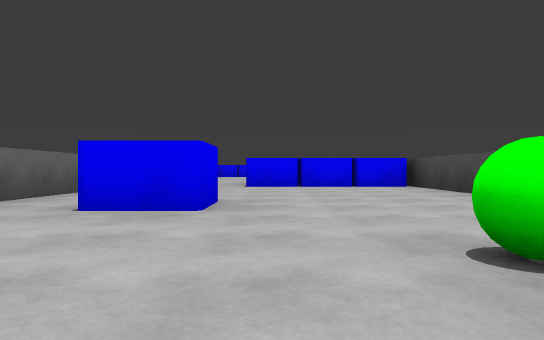
[1] (above)

16 first-person views from a walk through a scene from a Unity 3-D project. The camera is 0.29 m above the floor, looks level and sees 70° across. The floor is counted in squares, 1 m on a side. Each view is taken from the middle of a square. On the plan, view 1 faces up. The plan holds only what a view shows up to about 9 squares ahead; the rest is blank. The place goes on beyond the plan. The player character is not drawn. Surface patterns are stand-ins for the level's own textures.

[2]
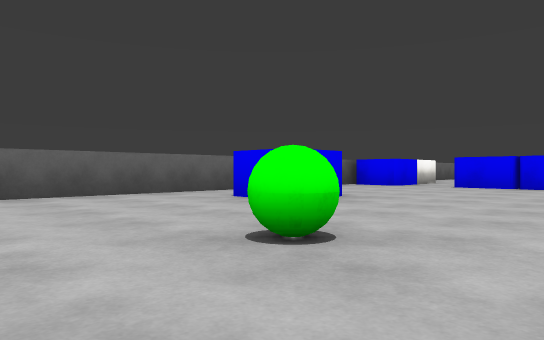

[3]
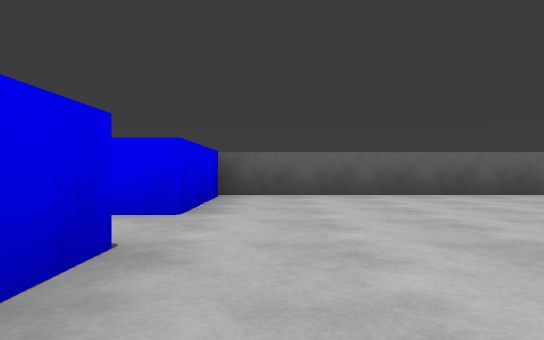

[4]
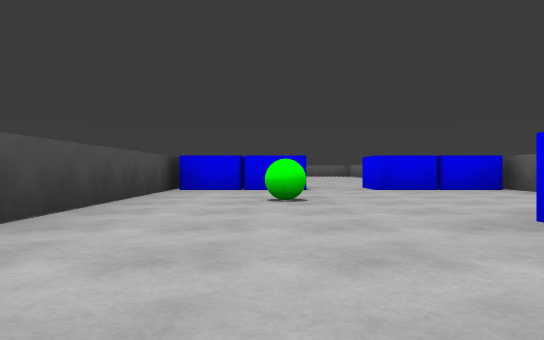

[5]
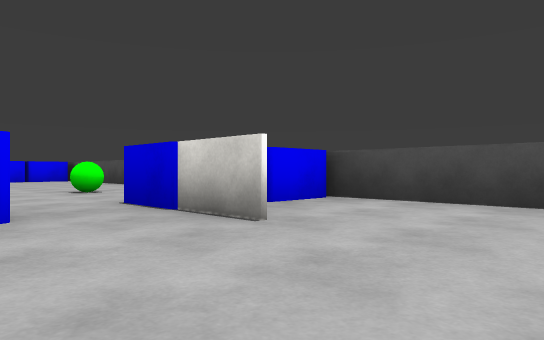

[6]
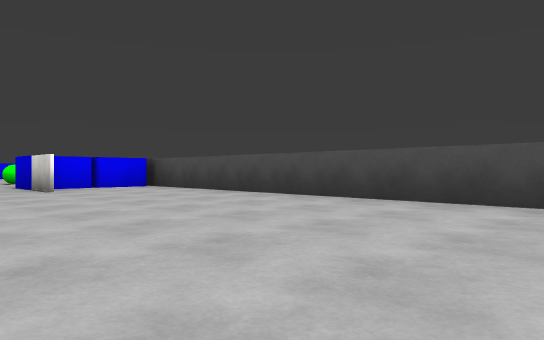

[7]
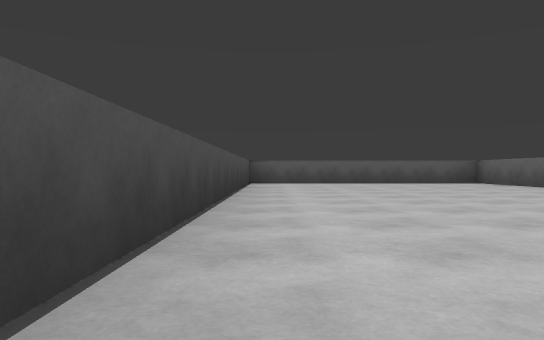

[8]
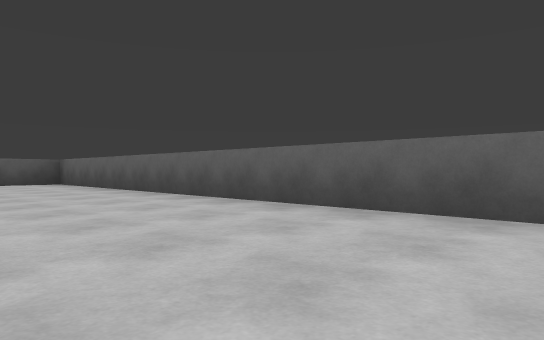

[9]
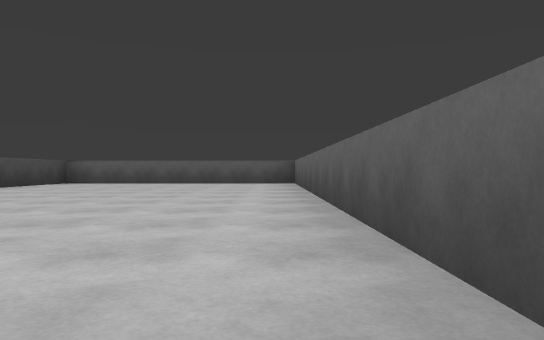

[10]
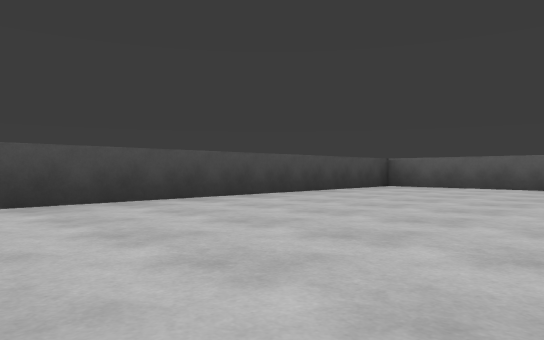

[11]
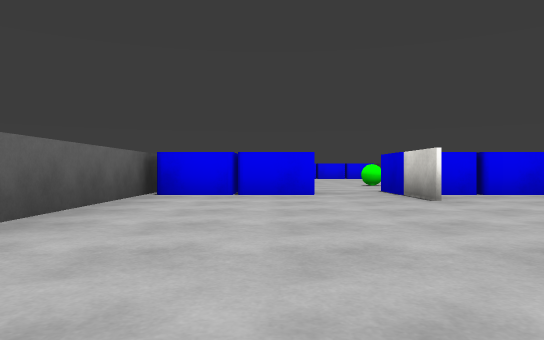

[12]
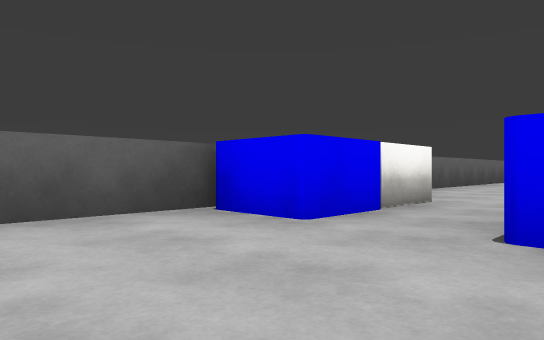

[13]
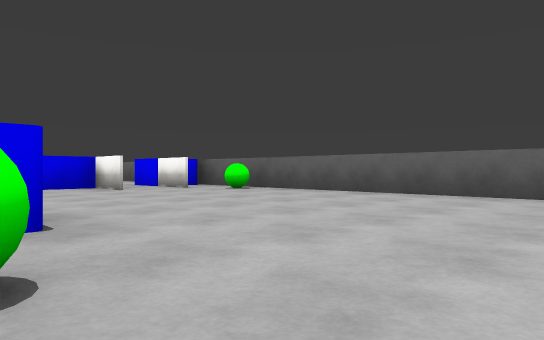

[14]
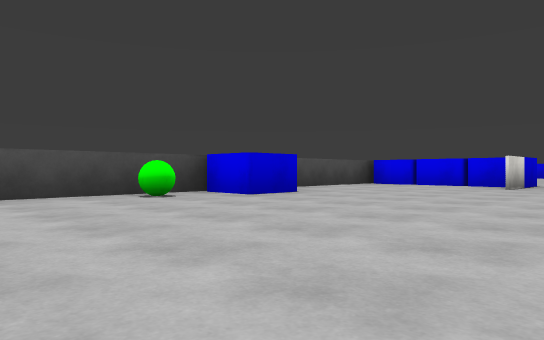

[15]
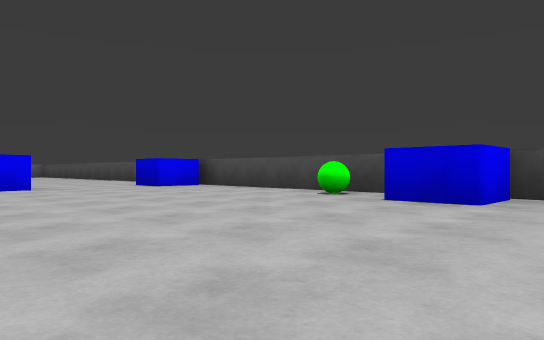

[16]
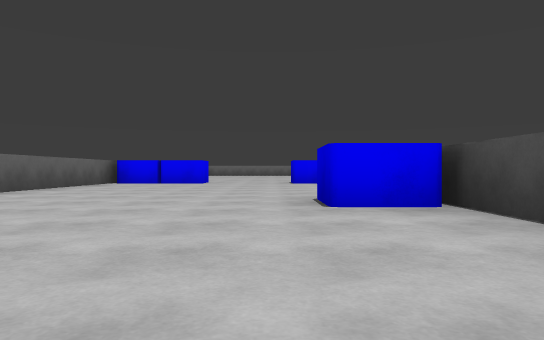

### Floor plan
Points are (right, up) in squares from view 1. A wall is a line through its corners. A room is listed if a view was taken in it or the views show most of it. See-through windows are left out.
Room 1 (views 1, 2, 3, 4, 12)
walls: (-0.5, 3.6) (-0.5, 2.8) (-1.4, 2.8); (-1.4, 6.7) (-2.4, 6.7); (-2.5, 6.5) (-2.5, -1); (-2.4, -0.6) (-0.5, -0.6) (-0.5, -1.5); (2.4, 6.7) (-0.4, 6.7); (0.5, -1.5) (0.5, -0.6) (2.4, -0.6); (2.5, -1) (2.5, 7)
ways out: opening at (0, -1) to room 2; opening at (-1, 7.5) to room 3
objects: ball (1, 1)
Room 2 (views 5, 6, 7, 8, 9, 10, 11)
walls: (0.5, -2.4) (0.5, -1.5); (-0.5, -1.5) (-2.4, -1.5); (2.4, -1.5) (0.8, -1.5); (-2.5, -1) (-2.5, -12.5) (2.5, -12.5) (2.5, -1)
ways out: opening at (0, -1) to room 1
Room 3 (views 13, 14, 15, 16)
walls: (2.4, 11) (1.5, 11) (1.5, 11.9) (2.4, 11.9); (-0.5, 8.6) (-0.5, 7.6) (2.4, 7.6); (-1.4, 8.6) (-1.4, 6.7); (-2.5, 15.5) (-2.5, 6.5); (-0.4, 6.7) (-0.4, 8.5); (2.5, 7) (2.5, 15.5)
ways out: opening at (-1, 7.5) to room 1
objects: ball (-2, 9); ball (2, 13)

Where each view was taken, in squares from view 1:
view 1: 0 up, 0 right, facing up
view 2: 0 up, 2 right, facing up-left
view 3: 0 up, 2 right, facing left
view 4: 5 up, 1 right, facing down
view 5: 4 down, 1 left, facing up-right
view 6: 8 down, 1 left, facing up-right
view 7: 4 down, 2 right, facing down
view 8: 4 down, 0 right, facing down-left
view 9: 4 down, 2 left, facing down
view 10: 6 down, 1 left, facing down-right
view 11: 6 down, 1 left, facing up
view 12: 5 up, 0 right, facing up-left
view 13: 14 up, 2 right, facing down-left
view 14: 15 up, 2 left, facing down-right
view 15: 10 up, 2 left, facing up-right
view 16: 8 up, 1 right, facing up
